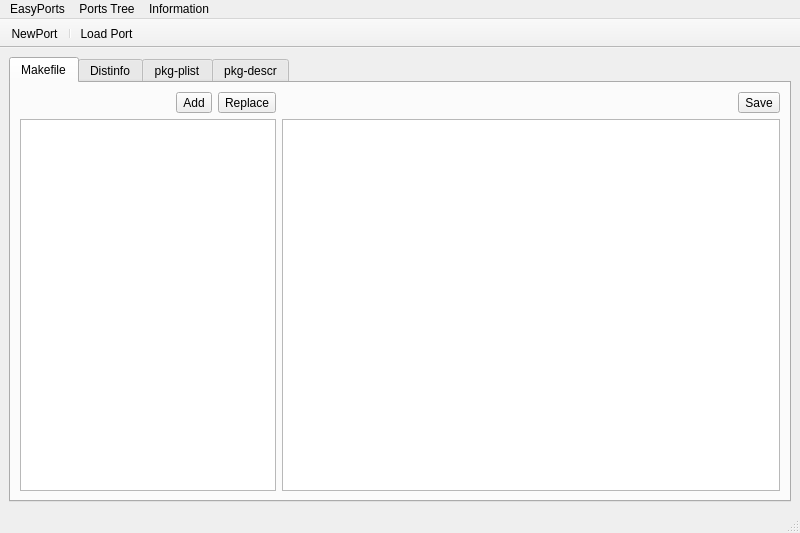
<?xml version="1.0" encoding="UTF-8"?>
<ui version="4.0">
 <class>MainUI</class>
 <widget class="QMainWindow" name="MainUI">
  <property name="geometry">
   <rect>
    <x>0</x>
    <y>0</y>
    <width>800</width>
    <height>533</height>
   </rect>
  </property>
  <property name="windowTitle">
   <string>EasyPort</string>
  </property>
  <property name="windowIcon">
   <iconset resource="EasyPort.qrc">
    <normaloff>:/icons/EasyPorticon.png</normaloff>:/icons/EasyPorticon.png</iconset>
  </property>
  <widget class="QWidget" name="centralwidget">
   <layout class="QVBoxLayout" name="verticalLayout">
    <item>
     <widget class="QTabWidget" name="tabWidget">
      <property name="currentIndex">
       <number>0</number>
      </property>
      <widget class="QWidget" name="tab_makefile">
       <attribute name="title">
        <string>Makefile</string>
       </attribute>
       <layout class="QGridLayout" name="gridLayout">
        <item row="2" column="1">
         <widget class="QPlainTextEdit" name="text_makefile">
          <property name="sizePolicy">
           <sizepolicy hsizetype="MinimumExpanding" vsizetype="Expanding">
            <horstretch>1</horstretch>
            <verstretch>0</verstretch>
           </sizepolicy>
          </property>
          <property name="lineWrapMode">
           <enum>QPlainTextEdit::NoWrap</enum>
          </property>
         </widget>
        </item>
        <item row="1" column="1">
         <layout class="QHBoxLayout" name="horizontalLayout_4">
          <item>
           <spacer name="horizontalSpacer_4">
            <property name="orientation">
             <enum>Qt::Horizontal</enum>
            </property>
            <property name="sizeHint" stdset="0">
             <size>
              <width>40</width>
              <height>20</height>
             </size>
            </property>
           </spacer>
          </item>
          <item>
           <widget class="QToolButton" name="tool_make_save">
            <property name="text">
             <string>Save</string>
            </property>
            <property name="icon">
             <iconset resource="EasyPort.qrc">
              <normaloff>:/icons/save.png</normaloff>:/icons/save.png</iconset>
            </property>
           </widget>
          </item>
         </layout>
        </item>
        <item row="1" column="0" rowspan="2">
         <layout class="QVBoxLayout" name="verticalLayout_5">
          <item>
           <layout class="QHBoxLayout" name="horizontalLayout_5">
            <item>
             <spacer name="horizontalSpacer_5">
              <property name="orientation">
               <enum>Qt::Horizontal</enum>
              </property>
              <property name="sizeHint" stdset="0">
               <size>
                <width>0</width>
                <height>20</height>
               </size>
              </property>
             </spacer>
            </item>
            <item>
             <widget class="QToolButton" name="tool_make_addconf">
              <property name="text">
               <string>Add</string>
              </property>
              <property name="icon">
               <iconset resource="EasyPort.qrc">
                <normaloff>:/icons/plus.png</normaloff>:/icons/plus.png</iconset>
              </property>
              <property name="toolButtonStyle">
               <enum>Qt::ToolButtonTextBesideIcon</enum>
              </property>
             </widget>
            </item>
            <item>
             <widget class="QToolButton" name="tool_make_replaceconf">
              <property name="text">
               <string>Replace</string>
              </property>
              <property name="icon">
               <iconset resource="EasyPort.qrc">
                <normaloff>:/icons/right.png</normaloff>:/icons/right.png</iconset>
              </property>
              <property name="toolButtonStyle">
               <enum>Qt::ToolButtonTextBesideIcon</enum>
              </property>
             </widget>
            </item>
           </layout>
          </item>
          <item>
           <widget class="QListWidget" name="list_make_config">
            <property name="sizePolicy">
             <sizepolicy hsizetype="Preferred" vsizetype="Expanding">
              <horstretch>0</horstretch>
              <verstretch>0</verstretch>
             </sizepolicy>
            </property>
            <property name="resizeMode">
             <enum>QListView::Adjust</enum>
            </property>
            <property name="sortingEnabled">
             <bool>false</bool>
            </property>
           </widget>
          </item>
         </layout>
        </item>
       </layout>
      </widget>
      <widget class="QWidget" name="tab_distinfo">
       <attribute name="title">
        <string>Distinfo</string>
       </attribute>
       <layout class="QVBoxLayout" name="verticalLayout_3">
        <item>
         <layout class="QHBoxLayout" name="horizontalLayout">
          <item>
           <widget class="QToolButton" name="tool_dist_save">
            <property name="text">
             <string>Save</string>
            </property>
            <property name="icon">
             <iconset resource="EasyPort.qrc">
              <normaloff>:/icons/save.png</normaloff>:/icons/save.png</iconset>
            </property>
           </widget>
          </item>
          <item>
           <spacer name="horizontalSpacer_2">
            <property name="orientation">
             <enum>Qt::Horizontal</enum>
            </property>
            <property name="sizeHint" stdset="0">
             <size>
              <width>40</width>
              <height>20</height>
             </size>
            </property>
           </spacer>
          </item>
          <item>
           <widget class="QToolButton" name="tool_dist_autogen">
            <property name="text">
             <string>Auto-Generate</string>
            </property>
            <property name="icon">
             <iconset resource="EasyPort.qrc">
              <normaloff>:/icons/run.png</normaloff>:/icons/run.png</iconset>
            </property>
            <property name="toolButtonStyle">
             <enum>Qt::ToolButtonTextBesideIcon</enum>
            </property>
           </widget>
          </item>
         </layout>
        </item>
        <item>
         <widget class="QPlainTextEdit" name="text_distinfo">
          <property name="lineWrapMode">
           <enum>QPlainTextEdit::NoWrap</enum>
          </property>
         </widget>
        </item>
       </layout>
      </widget>
      <widget class="QWidget" name="tab_plist">
       <attribute name="title">
        <string>pkg-plist</string>
       </attribute>
       <layout class="QVBoxLayout" name="verticalLayout_2">
        <item>
         <layout class="QHBoxLayout" name="horizontalLayout_2">
          <item>
           <widget class="QToolButton" name="tool_plist_save">
            <property name="text">
             <string>Save</string>
            </property>
            <property name="icon">
             <iconset resource="EasyPort.qrc">
              <normaloff>:/icons/save.png</normaloff>:/icons/save.png</iconset>
            </property>
           </widget>
          </item>
          <item>
           <spacer name="horizontalSpacer">
            <property name="orientation">
             <enum>Qt::Horizontal</enum>
            </property>
            <property name="sizeHint" stdset="0">
             <size>
              <width>40</width>
              <height>20</height>
             </size>
            </property>
           </spacer>
          </item>
          <item>
           <widget class="QToolButton" name="toolButton">
            <property name="text">
             <string>Add</string>
            </property>
            <property name="icon">
             <iconset resource="EasyPort.qrc">
              <normaloff>:/icons/file.png</normaloff>:/icons/file.png</iconset>
            </property>
            <property name="toolButtonStyle">
             <enum>Qt::ToolButtonTextBesideIcon</enum>
            </property>
           </widget>
          </item>
          <item>
           <widget class="QToolButton" name="tool_plist_newdir">
            <property name="text">
             <string>Add</string>
            </property>
            <property name="icon">
             <iconset resource="EasyPort.qrc">
              <normaloff>:/icons/folder.png</normaloff>:/icons/folder.png</iconset>
            </property>
            <property name="toolButtonStyle">
             <enum>Qt::ToolButtonTextBesideIcon</enum>
            </property>
           </widget>
          </item>
         </layout>
        </item>
        <item>
         <widget class="QPlainTextEdit" name="text_pkgplist">
          <property name="lineWrapMode">
           <enum>QPlainTextEdit::NoWrap</enum>
          </property>
         </widget>
        </item>
       </layout>
      </widget>
      <widget class="QWidget" name="tab_desc">
       <attribute name="title">
        <string>pkg-descr</string>
       </attribute>
       <layout class="QVBoxLayout" name="verticalLayout_4">
        <item>
         <layout class="QHBoxLayout" name="horizontalLayout_3">
          <item>
           <widget class="QToolButton" name="tool_desc_save">
            <property name="text">
             <string>Save</string>
            </property>
            <property name="icon">
             <iconset resource="EasyPort.qrc">
              <normaloff>:/icons/save.png</normaloff>:/icons/save.png</iconset>
            </property>
           </widget>
          </item>
          <item>
           <spacer name="horizontalSpacer_3">
            <property name="orientation">
             <enum>Qt::Horizontal</enum>
            </property>
            <property name="sizeHint" stdset="0">
             <size>
              <width>40</width>
              <height>20</height>
             </size>
            </property>
           </spacer>
          </item>
         </layout>
        </item>
        <item>
         <widget class="QPlainTextEdit" name="text_pkgdesc"/>
        </item>
       </layout>
      </widget>
     </widget>
    </item>
   </layout>
  </widget>
  <widget class="QMenuBar" name="menubar">
   <property name="geometry">
    <rect>
     <x>0</x>
     <y>0</y>
     <width>800</width>
     <height>20</height>
    </rect>
   </property>
   <widget class="QMenu" name="menuEasyPorts">
    <property name="title">
     <string>EasyPorts</string>
    </property>
    <addaction name="actionPreferences"/>
    <addaction name="separator"/>
    <addaction name="actionClose"/>
   </widget>
   <widget class="QMenu" name="menuPorts_Tree">
    <property name="title">
     <string>Ports Tree</string>
    </property>
    <widget class="QMenu" name="menuUpdate">
     <property name="title">
      <string>Update</string>
     </property>
     <property name="icon">
      <iconset resource="EasyPort.qrc">
       <normaloff>:/icons/refresh.png</normaloff>:/icons/refresh.png</iconset>
     </property>
     <addaction name="actionWith_portsnap"/>
     <addaction name="actionWith_svn"/>
     <addaction name="actionWith_git"/>
    </widget>
    <addaction name="menuUpdate"/>
    <addaction name="separator"/>
    <addaction name="actionPackage_Current_Port"/>
    <addaction name="actionSubmit_FreeBSD_Port"/>
   </widget>
   <widget class="QMenu" name="menuInformation">
    <property name="title">
     <string>Information</string>
    </property>
    <addaction name="actionPorter_s_Handbook"/>
    <addaction name="actionFreshports"/>
    <addaction name="actionRedports"/>
   </widget>
   <addaction name="menuEasyPorts"/>
   <addaction name="menuPorts_Tree"/>
   <addaction name="menuInformation"/>
  </widget>
  <widget class="QStatusBar" name="statusbar"/>
  <widget class="QToolBar" name="toolBar">
   <property name="windowTitle">
    <string>toolBar</string>
   </property>
   <property name="statusTip">
    <string>Create a new FreeBSD port</string>
   </property>
   <property name="movable">
    <bool>false</bool>
   </property>
   <property name="floatable">
    <bool>false</bool>
   </property>
   <attribute name="toolBarArea">
    <enum>TopToolBarArea</enum>
   </attribute>
   <attribute name="toolBarBreak">
    <bool>false</bool>
   </attribute>
   <addaction name="actionNewPort"/>
   <addaction name="separator"/>
   <addaction name="actionLoad_Port"/>
  </widget>
  <action name="actionClose">
   <property name="icon">
    <iconset resource="EasyPort.qrc">
     <normaloff>:/icons/close.png</normaloff>:/icons/close.png</iconset>
   </property>
   <property name="text">
    <string>Close</string>
   </property>
  </action>
  <action name="actionWith_portsnap">
   <property name="text">
    <string>With portsnap</string>
   </property>
  </action>
  <action name="actionWith_svn">
   <property name="text">
    <string>With svn</string>
   </property>
  </action>
  <action name="actionWith_git">
   <property name="text">
    <string>With git</string>
   </property>
  </action>
  <action name="actionPreferences">
   <property name="icon">
    <iconset resource="EasyPort.qrc">
     <normaloff>:/icons/config.png</normaloff>:/icons/config.png</iconset>
   </property>
   <property name="text">
    <string>Preferences</string>
   </property>
  </action>
  <action name="actionPorter_s_Handbook">
   <property name="text">
    <string>Porter's Handbook</string>
   </property>
  </action>
  <action name="actionFreshports">
   <property name="text">
    <string>Freshports</string>
   </property>
  </action>
  <action name="actionPackage_Current_Port">
   <property name="icon">
    <iconset resource="EasyPort.qrc">
     <normaloff>:/icons/run.png</normaloff>:/icons/run.png</iconset>
   </property>
   <property name="text">
    <string>Package Current Port</string>
   </property>
  </action>
  <action name="actionSubmit_FreeBSD_Port">
   <property name="icon">
    <iconset resource="EasyPort.qrc">
     <normaloff>:/icons/freebsd.png</normaloff>:/icons/freebsd.png</iconset>
   </property>
   <property name="text">
    <string>Submit FreeBSD Port</string>
   </property>
  </action>
  <action name="actionRedports">
   <property name="text">
    <string>Redports</string>
   </property>
  </action>
  <action name="actionNewPort">
   <property name="icon">
    <iconset resource="EasyPort.qrc">
     <normaloff>:/icons/new.png</normaloff>:/icons/new.png</iconset>
   </property>
   <property name="text">
    <string>NewPort</string>
   </property>
   <property name="toolTip">
    <string>Create a new port</string>
   </property>
  </action>
  <action name="actionLoad_Port">
   <property name="icon">
    <iconset resource="EasyPort.qrc">
     <normaloff>:/icons/folder.png</normaloff>:/icons/folder.png</iconset>
   </property>
   <property name="text">
    <string>Load Port</string>
   </property>
   <property name="toolTip">
    <string>Load a port</string>
   </property>
   <property name="statusTip">
    <string>Load an existing FreeBSD port</string>
   </property>
  </action>
 </widget>
 <resources>
  <include location="EasyPort.qrc"/>
 </resources>
 <connections/>
</ui>
